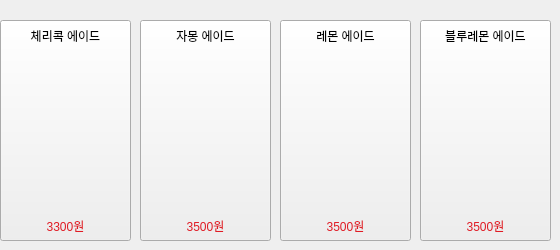
     <widget class="QWidget" name="page_14">
      <widget class="QPushButton" name="btn4_menu">
       <property name="geometry">
        <rect>
         <x>0</x>
         <y>20</y>
         <width>131</width>
         <height>221</height>
        </rect>
       </property>
       <property name="text">
        <string/>
       </property>
       <property name="icon">
        <iconset>
         <normaloff>../../바탕화면/MEGA/추천메뉴/20220630182321_1656581001230__fv6UmKGjl.jpg</normaloff>../../바탕화면/MEGA/추천메뉴/20220630182321_1656581001230__fv6UmKGjl.jpg</iconset>
       </property>
       <property name="iconSize">
        <size>
         <width>231</width>
         <height>251</height>
        </size>
       </property>
      </widget>
      <widget class="QPushButton" name="btn4_menu3">
       <property name="geometry">
        <rect>
         <x>280</x>
         <y>20</y>
         <width>131</width>
         <height>221</height>
        </rect>
       </property>
       <property name="text">
        <string/>
       </property>
       <property name="icon">
        <iconset>
         <normaloff>../../바탕화면/MEGA/추천메뉴/20220630175526_1656579326607_5YlsYvYbOp.jpg</normaloff>../../바탕화면/MEGA/추천메뉴/20220630175526_1656579326607_5YlsYvYbOp.jpg</iconset>
       </property>
       <property name="iconSize">
        <size>
         <width>251</width>
         <height>241</height>
        </size>
       </property>
      </widget>
      <widget class="QPushButton" name="btn4_menu2">
       <property name="geometry">
        <rect>
         <x>140</x>
         <y>20</y>
         <width>131</width>
         <height>221</height>
        </rect>
       </property>
       <property name="text">
        <string/>
       </property>
       <property name="icon">
        <iconset>
         <normaloff>../../바탕화면/MEGA/추천메뉴/20220630180039_1656579639972_oL9vkikWmx.jpg</normaloff>../../바탕화면/MEGA/추천메뉴/20220630180039_1656579639972_oL9vkikWmx.jpg</iconset>
       </property>
       <property name="iconSize">
        <size>
         <width>251</width>
         <height>241</height>
        </size>
       </property>
      </widget>
      <widget class="QPushButton" name="btn4_menu4">
       <property name="geometry">
        <rect>
         <x>420</x>
         <y>20</y>
         <width>131</width>
         <height>221</height>
        </rect>
       </property>
       <property name="text">
        <string/>
       </property>
       <property name="icon">
        <iconset>
         <normaloff>../../바탕화면/MEGA/추천메뉴/20220630175800_1656579480786_aPTTGq1vzy.jpg</normaloff>../../바탕화면/MEGA/추천메뉴/20220630175800_1656579480786_aPTTGq1vzy.jpg</iconset>
       </property>
       <property name="iconSize">
        <size>
         <width>251</width>
         <height>241</height>
        </size>
       </property>
      </widget>
      <widget class="QLabel" name="label_48">
       <property name="geometry">
        <rect>
         <x>0</x>
         <y>20</y>
         <width>131</width>
         <height>31</height>
        </rect>
       </property>
       <property name="styleSheet">
        <string notr="true">
background-color: rgb(191, 64, 64, 0);</string>
       </property>
       <property name="text">
        <string>체리콕 에이드</string>
       </property>
       <property name="alignment">
        <set>Qt::AlignCenter</set>
       </property>
      </widget>
      <widget class="QLabel" name="label_47">
       <property name="geometry">
        <rect>
         <x>10</x>
         <y>210</y>
         <width>111</width>
         <height>31</height>
        </rect>
       </property>
       <property name="styleSheet">
        <string notr="true">color: rgb(224, 27, 36);
background-color: rgb(252, 8, 8, 0);</string>
       </property>
       <property name="text">
        <string>3300원</string>
       </property>
       <property name="alignment">
        <set>Qt::AlignCenter</set>
       </property>
      </widget>
      <widget class="QLabel" name="label_49">
       <property name="geometry">
        <rect>
         <x>150</x>
         <y>210</y>
         <width>111</width>
         <height>31</height>
        </rect>
       </property>
       <property name="styleSheet">
        <string notr="true">color: rgb(224, 27, 36);
background-color: rgb(252, 8, 8, 0);</string>
       </property>
       <property name="text">
        <string>3500원</string>
       </property>
       <property name="alignment">
        <set>Qt::AlignCenter</set>
       </property>
      </widget>
      <widget class="QLabel" name="label_50">
       <property name="geometry">
        <rect>
         <x>140</x>
         <y>20</y>
         <width>131</width>
         <height>31</height>
        </rect>
       </property>
       <property name="styleSheet">
        <string notr="true">
background-color: rgb(191, 64, 64, 0);</string>
       </property>
       <property name="text">
        <string>자몽 에이드</string>
       </property>
       <property name="alignment">
        <set>Qt::AlignCenter</set>
       </property>
      </widget>
      <widget class="QLabel" name="label_51">
       <property name="geometry">
        <rect>
         <x>290</x>
         <y>210</y>
         <width>111</width>
         <height>31</height>
        </rect>
       </property>
       <property name="styleSheet">
        <string notr="true">color: rgb(224, 27, 36);
background-color: rgb(252, 8, 8, 0);</string>
       </property>
       <property name="text">
        <string>3500원</string>
       </property>
       <property name="alignment">
        <set>Qt::AlignCenter</set>
       </property>
      </widget>
      <widget class="QLabel" name="label_52">
       <property name="geometry">
        <rect>
         <x>280</x>
         <y>20</y>
         <width>131</width>
         <height>31</height>
        </rect>
       </property>
       <property name="styleSheet">
        <string notr="true">
background-color: rgb(191, 64, 64, 0);</string>
       </property>
       <property name="text">
        <string>레몬 에이드</string>
       </property>
       <property name="alignment">
        <set>Qt::AlignCenter</set>
       </property>
      </widget>
      <widget class="QLabel" name="label_53">
       <property name="geometry">
        <rect>
         <x>430</x>
         <y>210</y>
         <width>111</width>
         <height>31</height>
        </rect>
       </property>
       <property name="styleSheet">
        <string notr="true">color: rgb(224, 27, 36);
background-color: rgb(252, 8, 8, 0);</string>
       </property>
       <property name="text">
        <string>3500원</string>
       </property>
       <property name="alignment">
        <set>Qt::AlignCenter</set>
       </property>
      </widget>
      <widget class="QLabel" name="label_54">
       <property name="geometry">
        <rect>
         <x>420</x>
         <y>20</y>
         <width>131</width>
         <height>31</height>
        </rect>
       </property>
       <property name="styleSheet">
        <string notr="true">
background-color: rgb(191, 64, 64, 0);</string>
       </property>
       <property name="text">
        <string>블루레몬 에이드</string>
       </property>
       <property name="alignment">
        <set>Qt::AlignCenter</set>
       </property>
      </widget>
      <zorder>btn4_menu4</zorder>
      <zorder>btn4_menu2</zorder>
      <zorder>btn4_menu</zorder>
      <zorder>btn4_menu3</zorder>
      <zorder>label_48</zorder>
      <zorder>label_47</zorder>
      <zorder>label_49</zorder>
      <zorder>label_50</zorder>
      <zorder>label_51</zorder>
      <zorder>label_52</zorder>
      <zorder>label_53</zorder>
      <zorder>label_54</zorder>
     </widget>
